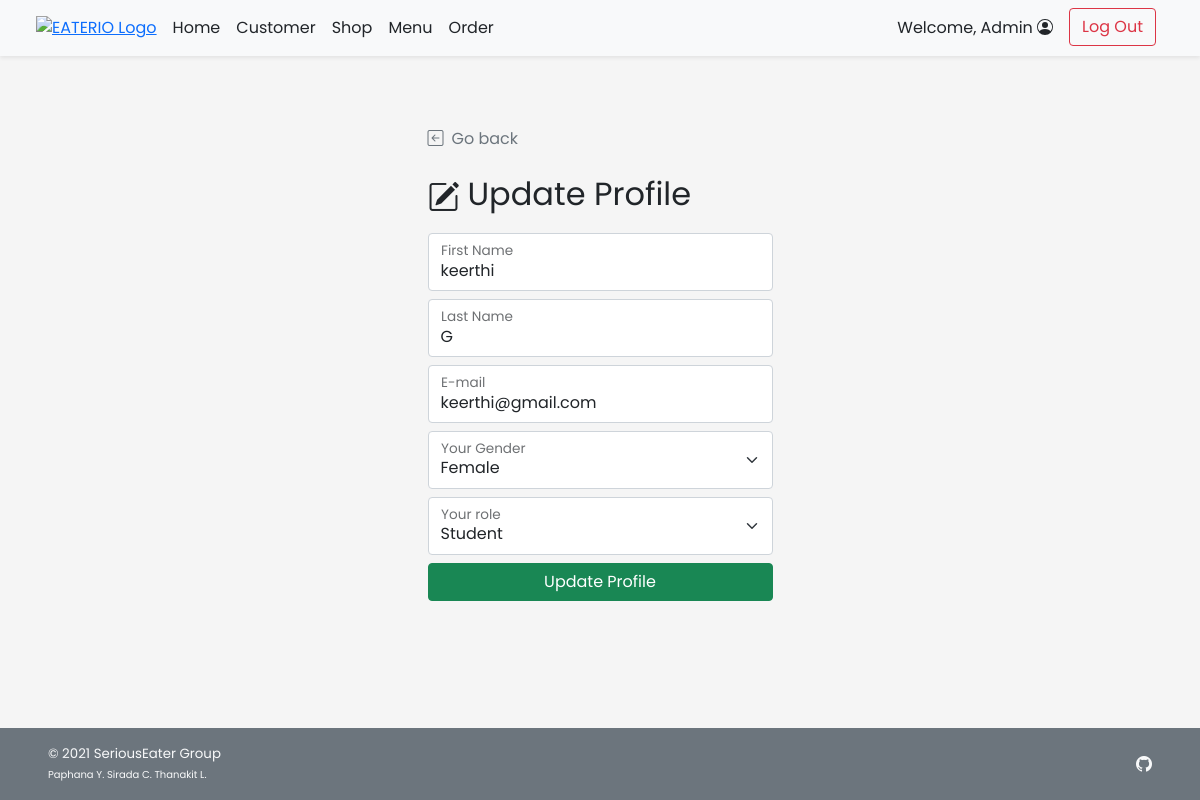
Page /admin/admin_customer_edit.php?c_id=2 (signed in) on the committed database.
### tables this page shows
CREATE TABLE `customer` (
  `c_id` int(11) NOT NULL,
  `c_username` varchar(45) NOT NULL,
  `c_pwd` varchar(45) NOT NULL,
  `c_firstname` varchar(45) NOT NULL,
  `c_lastname` varchar(45) NOT NULL,
  `c_email` varchar(100) NOT NULL,
  `c_gender` varchar(1) NOT NULL COMMENT 'M for Male, F for Female',
  `c_type` varchar(3) NOT NULL COMMENT 'Type of customer in this canteen (STD for student, INS for instructor, STF for staff, GUE for guest, ADM for admin, OTH for other)'
);

### admin/admin_customer_edit.php (the view, shortened to what this page needs)
<!DOCTYPE html>
<html lang="en">
<head>
    <?php
        include("../conn_db.php");
        include('../head.php');
    ?>
    <link href="../css/main.css" rel="stylesheet">
    <link href="../css/login.css" rel="stylesheet">
</head>
<body class="d-flex flex-column h-100">
    <?php include('nav_header_admin.php')?>
    <div class="container form-signin mt-auto w-50">
        <a class="nav nav-item text-decoration-none text-muted" href="#" onclick="history.back();">
            <i class="bi bi-arrow-left-square me-2"></i>Go back
        </a>
        <?php
            $c_id = $_GET["c_id"];
            $query = "SELECT c_firstname,c_lastname,c_email,c_gender,c_type FROM customer WHERE c_id = {$c_id} LIMIT 0,1";
            $result = $mysqli ->query($query);
            $row = $result -> fetch_array();
        ?>
        <form method="POST" action="admin_customer_edit.php" class="form-floating">
            <h2 class="mt-4 mb-3 fw-normal text-bold"><i class="bi bi-pencil-square me-2"></i>Update Profile</h2>
            <div class="form-floating mb-2">
                <input type="text" class="form-control" id="firstname" placeholder="First Name" name="firstname"
                value="<?php echo $row["c_firstname"];?>" required>
                <label for="firstname">First Name</label>
            </div>
            <div class="form-floating mb-2">
                <input type="text" class="form-control" id="lastname" placeholder="Last Name" value="<?php echo $row["c_lastname"];?>" name="lastname" required>
                <label for="lastname">Last Name</label>
            </div>
            <div class="form-floating mb-2">
                <input type="email" class="form-control" id="email" placeholder="E-mail" name="email" value="<?php echo $row["c_email"];?>" required>
                <label for="email">E-mail</label>
            </div>
            <div class="form-floating">
                <select class="form-select mb-2" id="gender" name="gender">
                    <option value="F" <?php if($row["c_gender"]=="F"){echo "selected";}?>>Female</option>
                </select>
                <label for="gender">Your Gender</label>
            </div>
            <div class="form-floating">
                <select class="form-select mb-2" id="type" name="type">
                    <option value="STD" <?php if($row["c_type"]=="STD"){echo "selected";}?>>Student</option>
                </select>
                <label for="gender">Your role</label>
            </div>
            <button class="w-100 btn btn-success mb-3" name="upd_confirm" type="submit">Update Profile</button>
        </form>
    </div>
    <footer
        class="footer d-flex flex-wrap justify-content-between align-items-center px-5 py-3 mt-auto bg-secondary text-light">
        <span class="smaller-font">&copy; 2021 SeriousEater Group<br /><span class="xsmall-font">Paphana Y. Sirada C.
                Thanakit L.</span></span>
        <ul class="nav justify-content-end list-unstyled d-flex">
            <li class="ms-3"><a class="text-light" target="_blank" href="https://github.com/waterthatfrozen/EATERIO"><i
                        class="bi bi-github"></i></a></li>
        </ul>
    </footer>
</body>
</html>

### css/main.css (style rules this page uses)
html { height: 100%; }
body { height: 100%; padding-top: 4rem; margin-bottom: -50px; font-family: 'Poppins', 'Noto Sans Thai', sans-serif; }
a { cursor: pointer; }
.bi { vertical-align: -.125em; fill: currentColor; }
.smaller-font { font-size: smaller; }
.xsmall-font { font-size: x-small; }

### css/login.css (style rules this page uses)
html, body { height: 100%; font-family: 'Poppins', 'Noto Sans Thai', sans-serif; }
body { background-color: #f5f5f5; padding-top: 4rem; margin-bottom: -50px; }
.form-signin { width: 100%; max-width: 375px; padding: 15px; margin: auto; }
.smaller-font { font-size: smaller; }
.xsmall-font { font-size: x-small; }

### rows in the picture
customer: firstname "keerthi", lastname "G", email "keerthi@gmail.com", gender "Female", type "Student"

### other values in the picture
$_SESSION['firstname'] "Admin"
